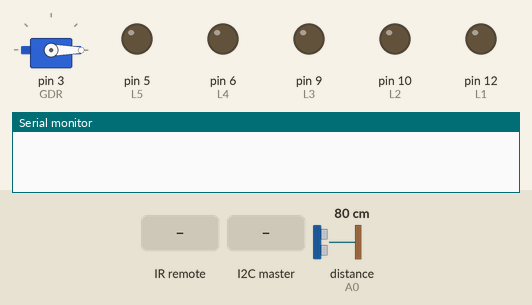
Simulated run of this sketch. Board: Arduino Uno, built with avr-gcc and run on an emulated ATmega328P. Parts: servo, output pins drawn as LEDs (lit = HIGH), the last lines printed to the serial monitor. Wiring (inferred from the names in the program): ultrasonic range finder: trigger A1; echo A0. Dashed ring = blinking. The test bench sets the inputs (shaded band); at power-on: distance to the obstacle (sensor on A0) 80 cm. The echo pulse lasts 58.3 µs per cm; pins used as bus, display or sensor lines are not drawn.

Above: at 1.2 s.
1.3 s: infrared code 0xFD6897 received
At 1.56 s:
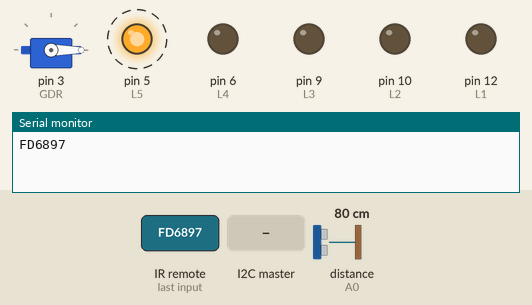
At 1.92 s:
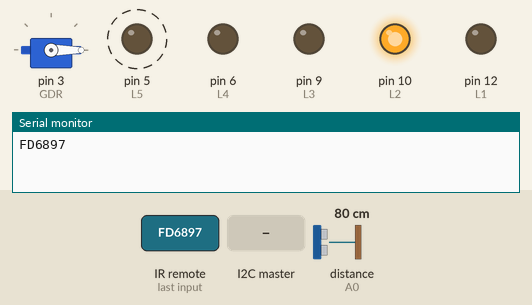
4.3 s: distance to the obstacle (sensor on A0) set to 17 cm
At 4.49 s:
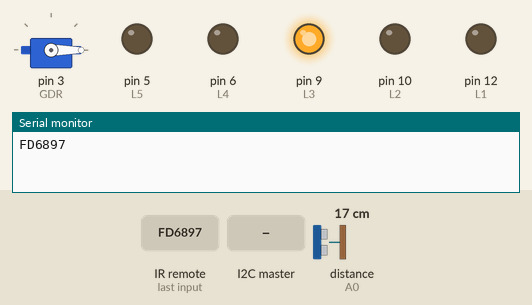
7.3 s: distance to the obstacle (sensor on A0) set to 12 cm
At 8.4 s:
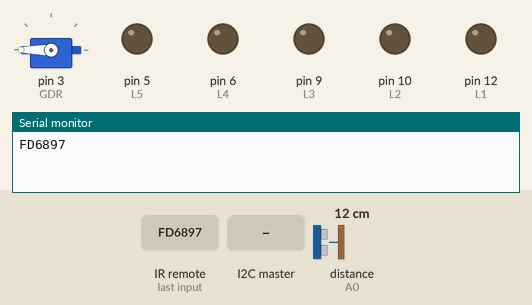
10.3 s: infrared code 0xFD18E7 received
13.3 s: the I2C master sends the byte 1
16.3 s: infrared code 0xFD9867 received
Timing chart, 0 to 20.3 s (numbered marks = the images above; inputs shaded):
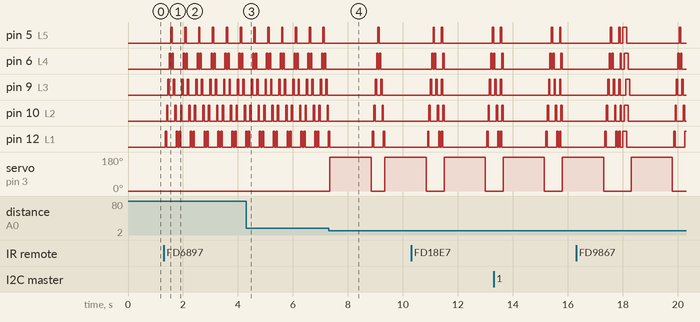

Measured:
- the behaviour switches between 15 and 14 cm on distance to the obstacle (sensor on A0) (found by bisection; images 3 and 4)
- after the input at 1.3 s, pin 5 (L5): alternates HIGH for 0.05 s and LOW for 0.46 s, starting after 0.25 s; pin 6 (L4): LOW → HIGH after 0.20 s, then repeats every 0.51 s: LOW 0.05 s, HIGH 0.05 s, LOW 0.36 s, HIGH 0.05 s
- after the input at 7.3 s, servo on pin 3 (GDR): 0° → 180° at once, → 0° 1.5 s later, → 180° 0.50 s later

The sketch:

2ndArduinoCode.ino
```cpp
#include<LiquidCrystal.h>
#include<Wire.h>
#include<Servo.h>
#include<IRremote.h>
#define L1 12
#define L2 10
#define L3 9
#define L4 6
#define L5 5
#define IR 2
#define GDR 3
#define TRIG A1
#define ECHO A0

Servo GDoor;
IRrecv Remote(IR);
decode_results results;

int val;
bool D1 = true;
bool D2 = true;
bool D3 = true;
bool D4 = true;
bool D5 = true;
bool D6;
bool D7;
bool D8;
void setup() {
  Serial.begin(9600);
  Wire.begin(3);
  Wire.onReceive(receiveEvent);
  Remote.enableIRIn();
  GDoor.attach(GDR);
  pinMode(TRIG, OUTPUT);
  pinMode(ECHO, INPUT);
  pinMode(L1, OUTPUT);
  pinMode(L2, OUTPUT);
  pinMode(L3, OUTPUT);
  pinMode(L4, OUTPUT);
  pinMode(L5, OUTPUT);
  GDoor.write(0);
}
void receiveEvent(int bytes){
  val = Wire.read();
}

void loop() {
  if(Remote.decode(&results)){
    Serial.println(results.value, HEX);
    switch(results.value){
      case 0xFD08F7:
        D1 =! D1;
      break ;
      case 0xFD8877:
        D2 =! D2;
      break ;
      case 0xFD48B7:
        D3 =! D3;
      break ;
      case 0xFD28D7:
        D4 =! D4;
      break ;
      case 0xFDA857:
        D5 =! D5;
      break ;
      case 0xFD6897:
        D6 =! D6;
      break ;
      case 0xFD18E7:
        D7 =! D7;
      break ;
      case 0xFD9867:
        D8 =! D8;
      break ;
    }
    Remote.resume();
  }
  if(D1)
    analogWrite(L1, val);
  else
    analogWrite(L1, 0);
  if(D2)
    analogWrite(L2, val);
  else
    analogWrite(L2, 0);
  if(D3)
    analogWrite(L3, val);
  else
    analogWrite(L3, 0);
  if(D4)
    analogWrite(L4, val);
  else
    analogWrite(L4, 0);
  if(D5)
    analogWrite(L5, val);
  else
    analogWrite(L5, 0);
  if(D6){
    turnof();
    delay(50);
    off(L1);
    off(L2);
    off(L3);
    off(L4);
    off(L5);
    off(L4);
    off(L3);
    off(L2);
    off(L1);
  }
  if(D7){
    turnof();
    delay(50);
    digitalWrite(L1, 1);
    digitalWrite(L3, 1);
    digitalWrite(L5, 1);
    delay(50);
    digitalWrite(L1, 0);
    digitalWrite(L3, 0);
    digitalWrite(L5, 0);
    digitalWrite(L2, 1);
    digitalWrite(L4, 1);
    delay(50);
    digitalWrite(L2, 0);
    digitalWrite(L4, 0);
  }
  if(D8){
    turnof();
    delay(50);
    digitalWrite(L1, 1);
    digitalWrite(L5, 1);
    delay(50);
    digitalWrite(L2, 1);
    digitalWrite(L4, 1);
    delay(50);
    digitalWrite(L3, 1);
    delay(50);
    digitalWrite(L1, 0);
    digitalWrite(L5, 0);
    delay(50);
    digitalWrite(L2, 0);
    digitalWrite(L4, 0);
    delay(50);
    digitalWrite(L3, 0);
    delay(50);
  }
  float dis = DisCal();
  if(dis < 15 && dis > 0){
    GDoor.write(180);
    delay(1500);
    GDoor.write(0);
  }
}

void off(int pin){
  digitalWrite(pin, 1);
  delay(50);
  digitalWrite(pin, 0);
}
void turnof(){
  digitalWrite(L1, 0);
  digitalWrite(L2, 0);
  digitalWrite(L3, 0);
  digitalWrite(L4, 0);
  digitalWrite(L5, 0);
}

float DisCal(){
  digitalWrite(TRIG, 0);
  delayMicroseconds(5);
  digitalWrite(TRIG, 1);
  delayMicroseconds(5);
  digitalWrite(TRIG, 0);
  float time = pulseIn(ECHO, 1);
  return time/29/2;
}
```
